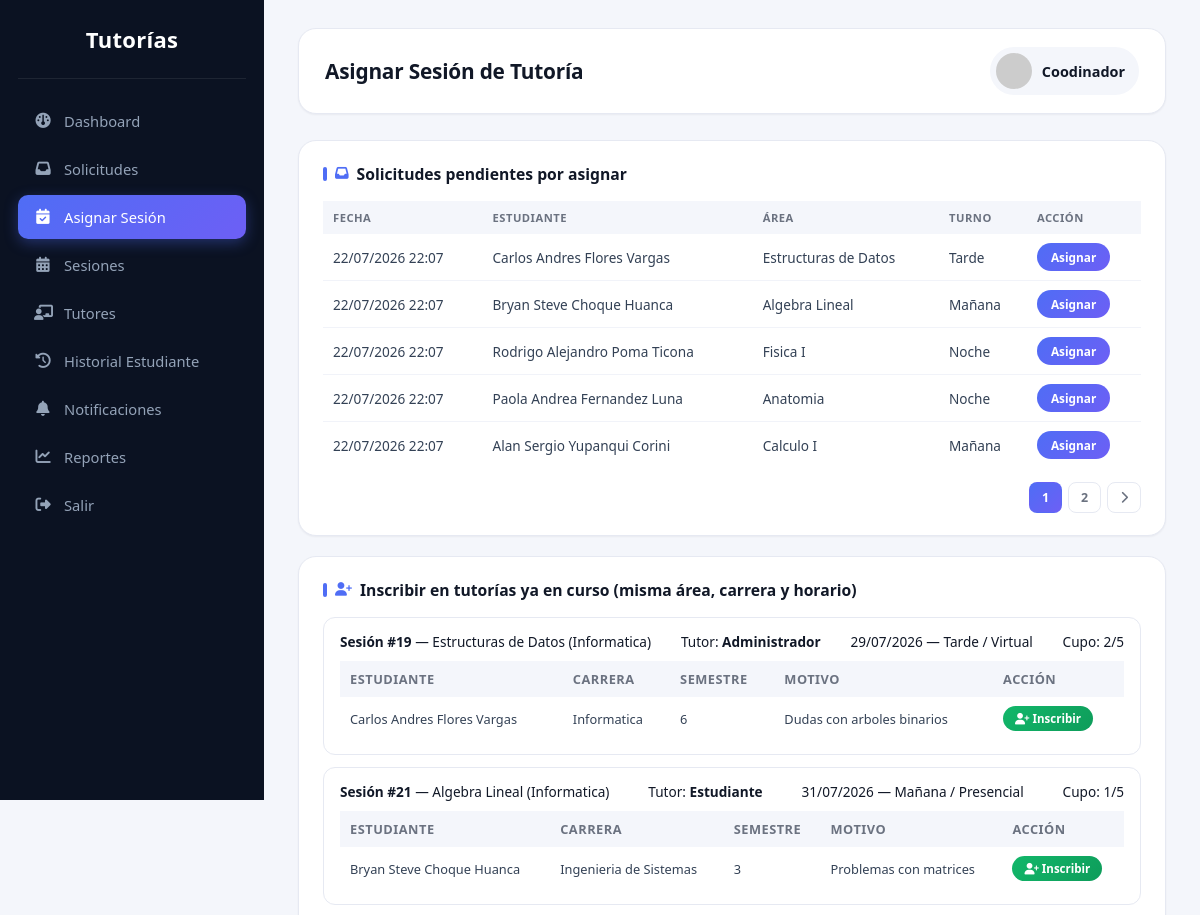
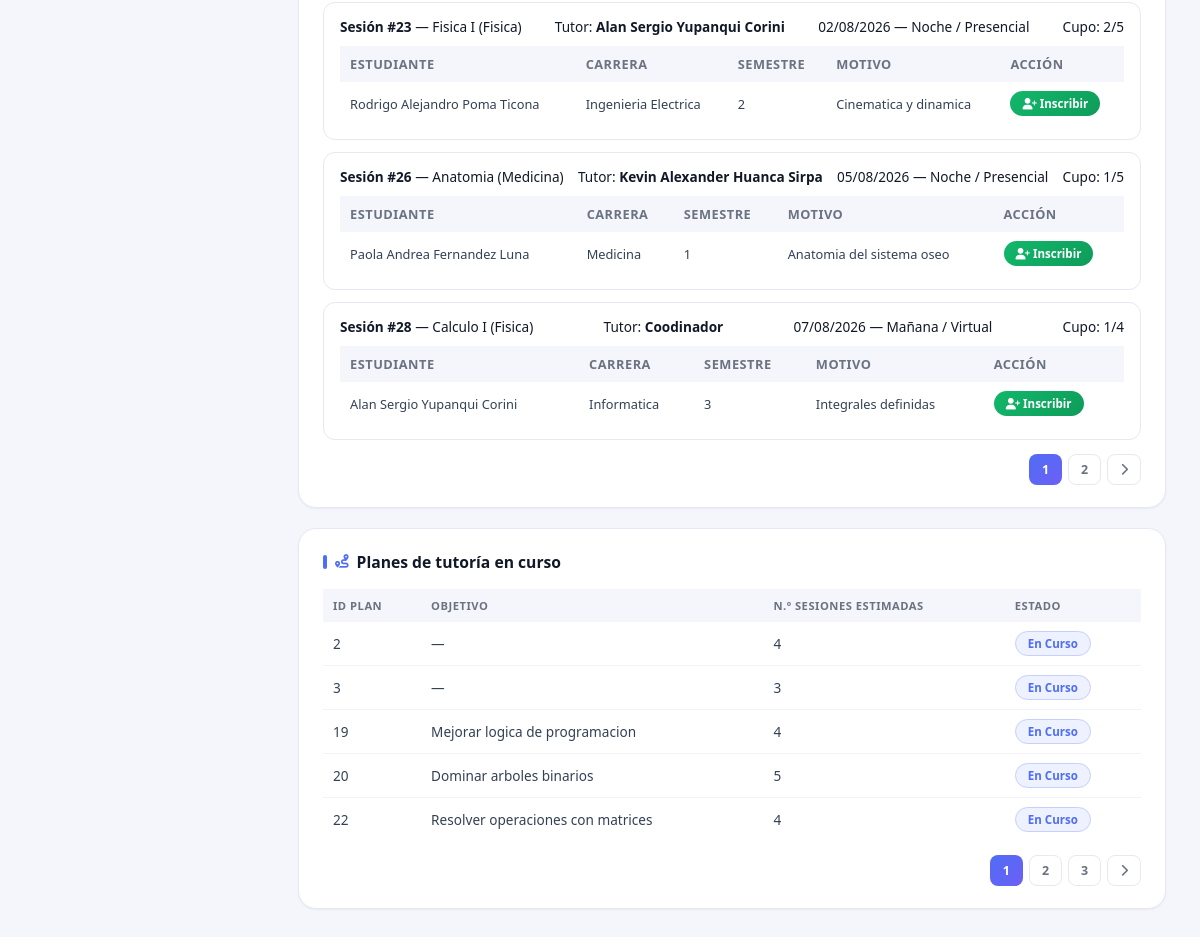
Page /coordinador/asignar_sesion.php (signed in) on the committed database (2 pictures, top to bottom).
### tables this page shows
CREATE TABLE `solicitud_tutoria` (
  `id_solicitud` int(11) NOT NULL,
  `id_estudiante` int(11) NOT NULL,
  `id_area` int(11) NOT NULL,
  `turno` enum('mañana','tarde','noche') NOT NULL,
  `fecha_solicitud` datetime DEFAULT current_timestamp(),
  `motivo` varchar(255) DEFAULT NULL,
  `estado` enum('pendiente','asignada','rechazada') NOT NULL DEFAULT 'pendiente'
);

CREATE TABLE `area_academica` (
  `id_area` int(11) NOT NULL,
  `nombre_area` varchar(120) NOT NULL,
  `descripcion` varchar(255) DEFAULT NULL,
  `id_carrera` int(11) NOT NULL
);

CREATE TABLE `sesion_tutoria` (
  `id_sesion` int(11) NOT NULL,
  `id_plan` int(11) NOT NULL,
  `id_tutor` int(11) NOT NULL,
  `id_coordinador` int(11) NOT NULL,
  `id_area` int(11) NOT NULL,
  `turno` enum('mañana','tarde','noche') NOT NULL,
  `fecha` date NOT NULL,
  `hora_inicio` time NOT NULL,
  `hora_fin` time NOT NULL,
  `modalidad` enum('presencial','virtual') NOT NULL,
  `cupo_maximo` int(11) NOT NULL DEFAULT 5,
  `cupo_actual` int(11) NOT NULL DEFAULT 0,
  `estado` enum('programada','en curso','completa','finalizada','cancelada') NOT NULL DEFAULT 'programada'
);

CREATE TABLE `carrera` (
  `id_carrera` int(11) NOT NULL,
  `nombre_carrera` varchar(120) NOT NULL,
  `facultad` varchar(120) DEFAULT NULL,
  `codigo_carrera` varchar(20) DEFAULT NULL
);

CREATE TABLE `estudiante` (
  `id_estudiante` int(11) NOT NULL,
  `registro_universitario` varchar(30) NOT NULL,
  `id_carrera` int(11) NOT NULL,
  `semestre` int(11) NOT NULL
);

CREATE TABLE `plan_tutoria` (
  `id_plan` int(11) NOT NULL,
  `id_solicitud` int(11) NOT NULL,
  `objetivo` varchar(255) DEFAULT NULL,
  `fecha_inicio` date DEFAULT NULL,
  `fecha_fin_estimada` date DEFAULT NULL,
  `numero_sesiones_estimadas` int(11) DEFAULT 1,
  `estado` enum('en curso','finalizado') NOT NULL DEFAULT 'en curso'
);

### coordinador/asignar_sesion.php (the view, shortened to what this page needs)
<?php
require_once '../config/conexion.php';
$solicitud = null;
$pag_sol = isset($_GET['pag_sol']) ? max(1, (int)$_GET['pag_sol']) : 1;
$por_pagina_sol = 5;
$offset_sol = ($pag_sol - 1) * $por_pagina_sol;
$total_sol = (int)$pdo->query("SELECT COUNT(*) FROM solicitud_tutoria WHERE estado = 'pendiente'")->fetchColumn();
$total_paginas_sol = max(1, (int)ceil($total_sol / $por_pagina_sol));
$stmt = $pdo->prepare("
    SELECT sol.id_solicitud, sol.turno, sol.fecha_solicitud,
        CONCAT(u.nombre,' ',u.apellido) AS estudiante, a.nombre_area
    FROM solicitud_tutoria sol
    JOIN estudiante est ON sol.id_estudiante = est.id_estudiante
    JOIN usuario u ON est.id_estudiante = u.id_usuario
    JOIN area_academica a ON sol.id_area = a.id_area
    WHERE sol.estado = 'pendiente'
    ORDER BY sol.fecha_solicitud ASC
    LIMIT $por_pagina_sol OFFSET $offset_sol
");
$stmt->execute();
$solicitudes_pendientes = $stmt->fetchAll();
$pag_plan = isset($_GET['pag_plan']) ? max(1, (int)$_GET['pag_plan']) : 1;
$por_pagina_plan = 5;
$offset_plan = ($pag_plan - 1) * $por_pagina_plan;
$total_planes = (int)$pdo->query("SELECT COUNT(*) FROM plan_tutoria WHERE estado = 'en curso'")->fetchColumn();
$total_paginas_plan = max(1, (int)ceil($total_planes / $por_pagina_plan));
$stmt = $pdo->prepare("
    SELECT p.id_plan, p.objetivo, p.numero_sesiones_estimadas, p.estado
    FROM plan_tutoria p WHERE p.estado = 'en curso'
    ORDER BY p.id_plan ASC
    LIMIT $por_pagina_plan OFFSET $offset_plan
");
$stmt->execute();
$planes_en_curso = $stmt->fetchAll();
$pag_ins = isset($_GET['pag_ins']) ? max(1, (int)$_GET['pag_ins']) : 1;
$por_pagina_ins = 5;
$offset_ins = ($pag_ins - 1) * $por_pagina_ins;
$sql_ins_base = "
    FROM sesion_tutoria st
    JOIN area_academica a ON st.id_area = a.id_area
    JOIN tutor t ON st.id_tutor = t.id_tutor
    JOIN usuario ut ON t.id_tutor = ut.id_usuario
    JOIN carrera c ON a.id_carrera = c.id_carrera
    WHERE st.estado IN ('programada','en curso')
      AND st.cupo_actual < st.cupo_maximo
      AND EXISTS (
            SELECT 1 FROM solicitud_tutoria sol2
            WHERE sol2.estado = 'pendiente'
              AND sol2.id_area = st.id_area
              AND CONVERT(sol2.turno USING utf8mb4) COLLATE utf8mb4_general_ci = CONVERT(st.turno USING utf8mb4) COLLATE utf8mb4_general_ci
      )
";
$total_ins = (int)$pdo->query("SELECT COUNT(*) " . $sql_ins_base)->fetchColumn();
$total_paginas_ins = max(1, (int)ceil($total_ins / $por_pagina_ins));
$stmt = $pdo->prepare("
    SELECT st.id_sesion, st.fecha, st.turno, st.modalidad, st.cupo_maximo, st.cupo_actual,
           a.nombre_area, a.id_area, c.nombre_carrera,
           CONCAT(ut.nombre,' ',ut.apellido) AS tutor
    " . $sql_ins_base . "
    ORDER BY st.fecha ASC
    LIMIT $por_pagina_ins OFFSET $offset_ins
");
$stmt->execute();
$sesiones_para_inscribir = $stmt->fetchAll();
$solicitudes_compatibles_por_sesion = [];
if (count($sesiones_para_inscribir) > 0) {
   $stmt_comp = $pdo->prepare("
        SELECT sol.id_solicitud, sol.motivo,
            CONCAT(u.nombre,' ',u.apellido) AS estudiante,
            c.nombre_carrera, est.semestre
        FROM solicitud_tutoria sol
        JOIN estudiante est ON sol.id_estudiante = est.id_estudiante
        JOIN usuario u ON est.id_estudiante = u.id_usuario
        JOIN carrera c ON est.id_carrera = c.id_carrera
        WHERE sol.estado = 'pendiente'
          AND sol.id_area = ?
          AND CONVERT(sol.turno USING utf8mb4) COLLATE utf8mb4_general_ci = CONVERT(? USING utf8mb4) COLLATE utf8mb4_general_ci
        ORDER BY sol.fecha_solicitud ASC
    ");
    foreach ($sesiones_para_inscribir as $s_ins) {
        $stmt_comp->execute([$s_ins['id_area'], $s_ins['turno']]);
        $solicitudes_compatibles_por_sesion[$s_ins['id_sesion']] = $stmt_comp->fetchAll();
    }
}
?>
<!DOCTYPE html>
<html lang="es">
<head>
<link rel="stylesheet"
href="https://cdnjs.cloudflare.com/ajax/libs/font-awesome/6.7.1/css/all.min.css">
<link rel="stylesheet" href="../assets/css/reportes.css">
<link rel="stylesheet" href="../assets/css/coordinador.css">
</head>
<body>
<div class="sidebar">
    <div class="logo">Tutorías</div>
    <a href="dashboard.php" >
        <i class="fa-solid fa-gauge"></i><span>Dashboard</span>
    </a>
    <a href="solicitudes.php">
        <i class="fa-solid fa-inbox"></i><span>Solicitudes</span>
    </a>
    <a href="asignar_sesion.php" class="active">
        <i class="fa-solid fa-calendar-check"></i><span>Asignar Sesión</span>
    </a>
    <a href="sesiones.php">
        <i class="fa-solid fa-calendar-days"></i><span>Sesiones</span>
    </a>
    <a href="tutores.php">
        <i class="fa-solid fa-chalkboard-user"></i><span>Tutores</span>
    </a>
    <a href="historial_estudiante.php">
        <i class="fa-solid fa-clock-rotate-left"></i><span>Historial Estudiante</span>
    </a>
    <a href="notificaciones.php">
        <i class="fa-solid fa-bell"></i><span>Notificaciones</span>
    </a>
    <a href="reportes.php">
        <i class="fa-solid fa-chart-line"></i><span>Reportes</span>
    </a>
    <a href="../auth/logout.php">
        <i class="fa-solid fa-right-from-bracket"></i><span>Salir</span>
    </a>
</div>
<div class="main">
    <div class="topbar">
        <h2>Asignar Sesión de Tutoría</h2>
        <div class="user">
            <img src="https://ui-avatars.com/api/?name=<?= urlencode($_SESSION['nombre']) ?>&background=4f6df5&color=fff">
            <?= htmlspecialchars($_SESSION['nombre']) ?>
        </div>
    </div>
    <?php if (!$solicitud): ?>
        <div class="bloque bloque-ancho">
            <h3><i class="fa-solid fa-inbox"></i> Solicitudes pendientes por asignar</h3>
            <?php if (count($solicitudes_pendientes) === 0): ?>
                <p class="vacio"><i class="fa-solid fa-circle-check"></i> No hay solicitudes pendientes por asignar.</p>
            <?php else: ?>
            <table>
                <thead>
                    <tr><th>Fecha</th><th>Estudiante</th><th>Área</th><th>Turno</th><th>Acción</th></tr>
                </thead>
                <tbody>
                    <?php foreach ($solicitudes_pendientes as $s): ?>
                    <tr>
                        <td><?= date('d/m/Y H:i', strtotime($s['fecha_solicitud'])) ?></td>
                        <td><?= htmlspecialchars($s['estudiante']) ?></td>
                        <td><?= htmlspecialchars($s['nombre_area']) ?></td>
                        <td><?= ucfirst($s['turno']) ?></td>
                        <td><a class="btn-mini btn-asignar" href="asignar_sesion.php?id_solicitud=<?= $s['id_solicitud'] ?>">Asignar</a></td>
                    </tr>
                    <?php endforeach; ?>
                </tbody>
            </table>
            <?php endif; ?>
            <?php if ($total_paginas_sol > 1): ?>
            <div class="paginacion">
                <?php for ($i = 1; $i <= $total_paginas_sol; $i++): ?>
                    <?php if ($i === $pag_sol): ?>
                        <span class="pagina-actual"><?= $i ?></span>
                    <?php else: ?>
                        <a href="?pag_sol=<?= $i ?>&pag_plan=<?= $pag_plan ?>&pag_ins=<?= $pag_ins ?>"><?= $i ?></a>
                    <?php endif; ?>
                <?php endfor; ?>
                <?php if ($pag_sol < $total_paginas_sol): ?>
                    <a href="?pag_sol=<?= $pag_sol + 1 ?>&pag_plan=<?= $pag_plan ?>&pag_ins=<?= $pag_ins ?>"><i class="fa-solid fa-chevron-right"></i></a>
                <?php endif; ?>
            </div>
            <?php endif; ?>
        </div>
        <div class="bloque bloque-ancho">
            <h3><i class="fa-solid fa-user-plus"></i> Inscribir en tutorías ya en curso (misma área, carrera y horario)</h3>
            <?php if (count($sesiones_para_inscribir) === 0): ?>
                <p class="vacio"><i class="fa-solid fa-circle-info"></i> No hay sesiones en curso con cupo disponible que coincidan con solicitudes pendientes.</p>
            <?php else: ?>
                <?php foreach ($sesiones_para_inscribir as $s_ins): ?>
                <div class="subsesion-card">
                    <div class="cabecera">
                        <span><strong>Sesión #<?= $s_ins['id_sesion'] ?></strong> — <?= htmlspecialchars($s_ins['nombre_area']) ?> (<?= htmlspecialchars($s_ins['nombre_carrera']) ?>)</span>
                        <span>Tutor: <strong><?= htmlspecialchars($s_ins['tutor']) ?></strong></span>
                        <span><?= date('d/m/Y', strtotime($s_ins['fecha'])) ?> — <?= ucfirst($s_ins['turno']) ?> / <?= ucfirst($s_ins['modalidad']) ?></span>
                        <span>Cupo: <?= $s_ins['cupo_actual'] ?>/<?= $s_ins['cupo_maximo'] ?></span>
                    </div>
                    <?php $comp = $solicitudes_compatibles_por_sesion[$s_ins['id_sesion']] ?? []; ?>
                    <?php if (count($comp) === 0): ?>
                        <p class="vacio texto-muted">No hay solicitudes pendientes compatibles con esta sesión.</p>
                    <?php else: ?>
                    <table class="tabla-mini-inscripcion">
                        <thead>
                            <tr><th>Estudiante</th><th>Carrera</th><th>Semestre</th><th>Motivo</th><th>Acción</th></tr>
                        </thead>
                        <tbody>
                            <?php foreach ($comp as $c_sol): ?>
                            <tr>
                                <td><?= htmlspecialchars($c_sol['estudiante']) ?></td>
                                <td><?= htmlspecialchars($c_sol['nombre_carrera']) ?></td>
                                <td><?= $c_sol['semestre'] ?></td>
                                <td><?= htmlspecialchars($c_sol['motivo'] ?: '—') ?></td>
                                <td>
                                    <form method="POST" style="display:inline;">
                                        <button type="submit" class="btn-inscribir-mini" <?= ($s_ins['cupo_actual'] >= $s_ins['cupo_maximo']) ? 'disabled' : '' ?>>
                                            <i class="fa-solid fa-user-plus"></i> Inscribir
                                        </button>
                                    </form>
                                </td>
                            </tr>
                            <?php endforeach; ?>
                        </tbody>
                    </table>
                    <?php endif; ?>
                </div>
                <?php endforeach; ?>
            <?php endif; ?>
            <?php if ($total_paginas_ins > 1): ?>
            <div class="paginacion">
                <?php for ($i = 1; $i <= $total_paginas_ins; $i++): ?>
                    <?php if ($i === $pag_ins): ?>
                        <span class="pagina-actual"><?= $i ?></span>
                    <?php else: ?>
                        <a href="?pag_sol=<?= $pag_sol ?>&pag_plan=<?= $pag_plan ?>&pag_ins=<?= $i ?>"><?= $i ?></a>
                    <?php endif; ?>
                <?php endfor; ?>
                <?php if ($pag_ins < $total_paginas_ins): ?>
                    <a href="?pag_sol=<?= $pag_sol ?>&pag_plan=<?= $pag_plan ?>&pag_ins=<?= $pag_ins + 1 ?>"><i class="fa-solid fa-chevron-right"></i></a>
                <?php endif; ?>
            </div>
            <?php endif; ?>
        </div>
        <div class="bloque bloque-ancho">
            <h3><i class="fa-solid fa-route"></i> Planes de tutoría en curso</h3>
            <?php if (count($planes_en_curso) === 0): ?>
                <p class="vacio"><i class="fa-solid fa-circle-info"></i> No hay planes de tutoría en curso actualmente.</p>
            <?php else: ?>
            <table>
                <thead><tr><th>ID Plan</th><th>Objetivo</th><th>N.º sesiones estimadas</th><th>Estado</th></tr></thead>
                <tbody>
                    <?php foreach ($planes_en_curso as $p): ?>
                    <tr>
                        <td><?= $p['id_plan'] ?></td>
                        <td><?= htmlspecialchars($p['objetivo'] ?: '—') ?></td>
                        <td><?= $p['numero_sesiones_estimadas'] ?></td>
                        <td><span class="badge-estado programada"><?= htmlspecialchars($p['estado']) ?></span></td>
                    </tr>
                    <?php endforeach; ?>
                </tbody>
            </table>
            <?php endif; ?>
            <?php if ($total_paginas_plan > 1): ?>
            <div class="paginacion">
                <?php for ($i = 1; $i <= $total_paginas_plan; $i++): ?>
                    <?php if ($i === $pag_plan): ?>
                        <span class="pagina-actual"><?= $i ?></span>
                    <?php else: ?>
                        <a href="?pag_sol=<?= $pag_sol ?>&pag_plan=<?= $i ?>&pag_ins=<?= $pag_ins ?>"><?= $i ?></a>
                    <?php endif; ?>
                <?php endfor; ?>
                <?php if ($pag_plan < $total_paginas_plan): ?>
                    <a href="?pag_sol=<?= $pag_sol ?>&pag_plan=<?= $pag_plan + 1 ?>&pag_ins=<?= $pag_ins ?>"><i class="fa-solid fa-chevron-right"></i></a>
                <?php endif; ?>
            </div>
            <?php endif; ?>
        </div>
    <?php endif; ?>
</div>
</body>
</html>

### rows in the picture
solicitud_tutoria: fecha_solicitud "22/07/2026 22:07", estudiante "Carlos Andres Flores Vargas", id_area.nombre_area "Estructuras de Datos", turno "Tarde", carrera.nombre_carrera "Informatica", id_estudiante.semestre "6", motivo "Dudas con arboles binarios"
solicitud_tutoria: fecha_solicitud "22/07/2026 22:07", estudiante "Bryan Steve Choque Huanca", id_area.nombre_area "Algebra Lineal", turno "Mañana", carrera.nombre_carrera "Ingenieria de Sistemas", id_estudiante.semestre "3", motivo "Problemas con matrices"
solicitud_tutoria: fecha_solicitud "22/07/2026 22:07", estudiante "Rodrigo Alejandro Poma Ticona", id_area.nombre_area "Fisica I", turno "Noche", carrera.nombre_carrera "Ingenieria Electrica", id_estudiante.semestre "2", motivo "Cinematica y dinamica"
solicitud_tutoria: fecha_solicitud "22/07/2026 22:07", estudiante "Paola Andrea Fernandez Luna", id_area.nombre_area "Anatomia", turno "Noche", carrera.nombre_carrera "Medicina", id_estudiante.semestre "1", motivo "Anatomia del sistema oseo"
solicitud_tutoria: fecha_solicitud "22/07/2026 22:07", estudiante "Alan Sergio Yupanqui Corini", id_area.nombre_area "Calculo I", turno "Mañana", carrera.nombre_carrera "Informatica", id_estudiante.semestre "3", motivo "Integrales definidas"
sesion_tutoria: id_sesion "19", id_area.nombre_area "Estructuras de Datos", carrera.nombre_carrera "Informatica", tutor "Administrador", fecha "29/07/2026", turno "Tarde", modalidad "Virtual", cupo_actual "2", cupo_maximo "5"
sesion_tutoria: id_sesion "21", id_area.nombre_area "Algebra Lineal", carrera.nombre_carrera "Informatica", tutor "Estudiante", fecha "31/07/2026", turno "Mañana", modalidad "Presencial", cupo_actual "1", cupo_maximo "5"
sesion_tutoria: id_sesion "23", id_area.nombre_area "Fisica I", carrera.nombre_carrera "Fisica", tutor "Alan Sergio Yupanqui Corini", fecha "02/08/2026", turno "Noche", modalidad "Presencial", cupo_actual "2", cupo_maximo "5"
sesion_tutoria: id_sesion "26", id_area.nombre_area "Anatomia", carrera.nombre_carrera "Medicina", tutor "Kevin Alexander Huanca Sirpa", fecha "05/08/2026", turno "Noche", modalidad "Presencial", cupo_actual "1", cupo_maximo "5"
sesion_tutoria: id_sesion "28", id_area.nombre_area "Calculo I", carrera.nombre_carrera "Fisica", tutor "Coodinador", fecha "07/08/2026", turno "Mañana", modalidad "Virtual", cupo_actual "1", cupo_maximo "4"
plan_tutoria: id_plan "2", objetivo "—", numero_sesiones_estimadas "4", estado "En Curso"
plan_tutoria: id_plan "3", objetivo "—", numero_sesiones_estimadas "3", estado "En Curso"
plan_tutoria: id_plan "19", objetivo "Mejorar logica de programacion", numero_sesiones_estimadas "4", estado "En Curso"
plan_tutoria: id_plan "20", objetivo "Dominar arboles binarios", numero_sesiones_estimadas "5", estado "En Curso"
plan_tutoria: id_plan "22", objetivo "Resolver operaciones con matrices", numero_sesiones_estimadas "4", estado "En Curso"

### other values in the picture
$_SESSION['nombre'] "Coodinador"
